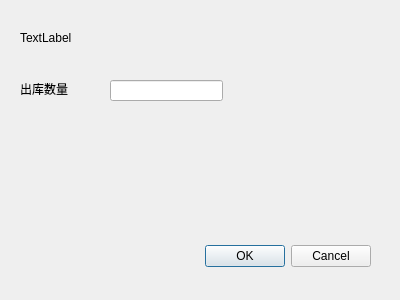
<?xml version="1.0" encoding="UTF-8"?>
<ui version="4.0">
 <class>goods_out</class>
 <widget class="QDialog" name="goods_out">
  <property name="geometry">
   <rect>
    <x>0</x>
    <y>0</y>
    <width>400</width>
    <height>300</height>
   </rect>
  </property>
  <property name="windowTitle">
   <string>Dialog</string>
  </property>
  <widget class="QDialogButtonBox" name="buttonBox">
   <property name="geometry">
    <rect>
     <x>30</x>
     <y>240</y>
     <width>341</width>
     <height>32</height>
    </rect>
   </property>
   <property name="orientation">
    <enum>Qt::Horizontal</enum>
   </property>
   <property name="standardButtons">
    <set>QDialogButtonBox::Cancel|QDialogButtonBox::Ok</set>
   </property>
  </widget>
  <widget class="QLabel" name="label">
   <property name="geometry">
    <rect>
     <x>20</x>
     <y>27</y>
     <width>351</width>
     <height>21</height>
    </rect>
   </property>
   <property name="text">
    <string>TextLabel</string>
   </property>
  </widget>
  <widget class="QLabel" name="label_2">
   <property name="geometry">
    <rect>
     <x>20</x>
     <y>80</y>
     <width>58</width>
     <height>18</height>
    </rect>
   </property>
   <property name="text">
    <string>出库数量</string>
   </property>
  </widget>
  <widget class="QLineEdit" name="lineEdit">
   <property name="geometry">
    <rect>
     <x>110</x>
     <y>80</y>
     <width>113</width>
     <height>21</height>
    </rect>
   </property>
  </widget>
 </widget>
 <resources/>
 <connections>
  <connection>
   <sender>buttonBox</sender>
   <signal>accepted()</signal>
   <receiver>goods_out</receiver>
   <slot>accept()</slot>
   <hints>
    <hint type="sourcelabel">
     <x>248</x>
     <y>254</y>
    </hint>
    <hint type="destinationlabel">
     <x>157</x>
     <y>274</y>
    </hint>
   </hints>
  </connection>
  <connection>
   <sender>buttonBox</sender>
   <signal>rejected()</signal>
   <receiver>goods_out</receiver>
   <slot>reject()</slot>
   <hints>
    <hint type="sourcelabel">
     <x>316</x>
     <y>260</y>
    </hint>
    <hint type="destinationlabel">
     <x>286</x>
     <y>274</y>
    </hint>
   </hints>
  </connection>
 </connections>
</ui>
